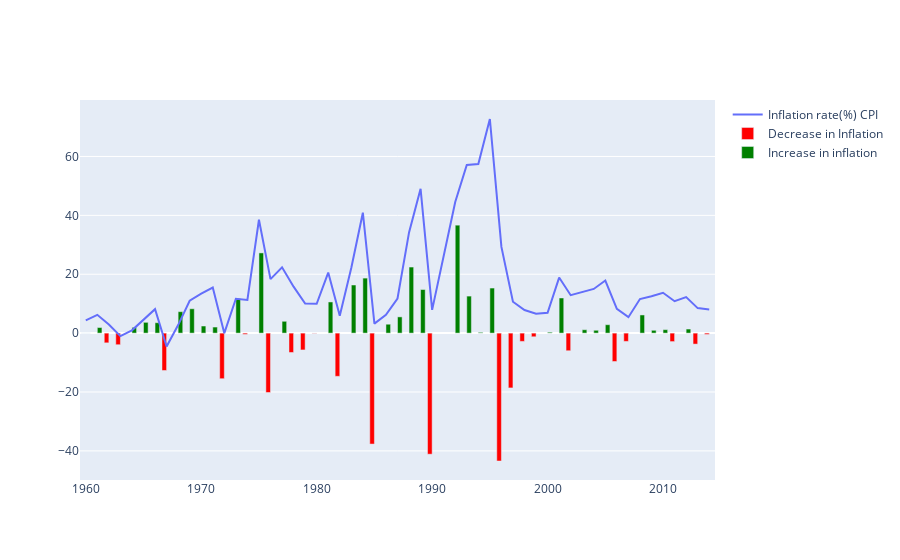

This figure's notebook cell:
### Code cell
#Plotting a graph to show various inflation indexes
import plotly.graph_objects as go

fig = go.Figure()

fig.add_trace(
    go.Scatter(
        x=crisis['year'],
        y=crisis['inflation_annual_cpi'],
        name='Inflation rate(%) CPI'
    ))

fig.add_trace(go.Bar(x=Decrease_Inflation['year'], y=Decrease_Inflation['%Change in inflation'],
                marker_color='red',
                name='Decrease in Inflation'))

fig.add_trace(go.Bar(x=Increase_Inflation['year'], y=Increase_Inflation['%Change in inflation'],
                marker_color='green',
                name='Increase in inflation'
                ))

fig.show(renderers='svg')

### Figure 1 — Plotly figure (JSON) as saved in the notebook; plotly's stock layout.template omitted (floating-point values rounded to 4 significant figures)
{"data": [{"name": "Inflation rate(%) CPI", "type": "scatter", "x": [1960, 1961, 1962, 1963, 1964, 1965, 1966, 1967, 1968, 1969, 1970, 1971, 1972, 1973, 1974, 1975, 1976, 1977, 1978, 1979, 1980, 1981, 1982, 1983, 1984, 1985, 1986, 1987, 1988, 1989, 1990, 1992, 1993, 1994, 1995, 1996, 1997, 1998, 1999, 2000, 2001, 2002, 2003, 2004, 2005, 2006, 2007, 2008, 2009, 2010, 2011, 2012, 2013, 2014], "y": [4.326, 6.217, 2.912, -1.028, 0.938, 4.601, 8.14, -4.553, 2.733, 11.0, 13.41, 15.48, -0.008248, 11.67, 11.26, 38.5, 18.34, 22.36, 15.78, 10.07, 9.97, 20.55, 5.882, 22.22, 40.91, 3.226, 6.25, 11.77, 34.21, 49.02, 7.895, 44.56, 57.14, 57.42, 72.73, 29.29, 10.67, 7.862, 6.618, 6.938, 18.87, 12.88, 14.03, 15.0, 17.86, 8.218, 5.413, 11.58, 12.54, 13.72, 10.84, 12.22, 8.495, 8.048]}, {"marker": {"color": "red"}, "name": "Decrease in Inflation", "type": "bar", "x": [1960, 1962, 1963, 1967, 1972, 1974, 1976, 1978, 1979, 1980, 1982, 1985, 1990, 1996, 1997, 1998, 1999, 2002, 2006, 2007, 2011, 2013, 2014], "y": [0, -3.306, -3.94, -12.69, -15.49, -0.414, -20.17, -6.574, -5.713, -0.09822, -14.67, -37.68, -41.12, -43.44, -18.62, -2.811, -1.244, -5.986, -9.638, -2.805, -2.879, -3.73, -0.447]}, {"marker": {"color": "green"}, "name": "Increase in inflation", "type": "bar", "x": [1960, 1961, 1964, 1965, 1966, 1968, 1969, 1970, 1971, 1973, 1975, 1977, 1981, 1983, 1984, 1986, 1987, 1988, 1989, 1992, 1993, 1994, 1995, 2000, 2001, 2003, 2004, 2005, 2008, 2009, 2010, 2012], "y": [0, 1.892, 1.967, 3.663, 3.539, 7.286, 8.27, 2.41, 2.065, 11.68, 27.24, 4.019, 10.58, 16.34, 18.69, 3.024, 5.515, 22.45, 14.81, 36.67, 12.58, 0.273, 15.31, 0.32, 11.93, 1.15, 0.968, 2.855, 6.168, 0.962, 1.177, 1.384]}], "layout": {}}
